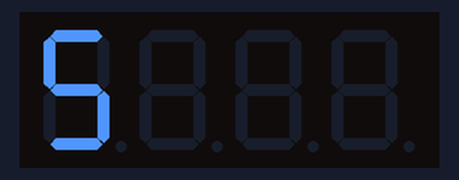
Recording of a program running on a simulated Raspberry Pi (BCM pin numbers). On the bench: 4-digit seven-segment display. The segment pins are drawn as the display they are named for.

Above: at 0.1 s.
At 5.1 s:
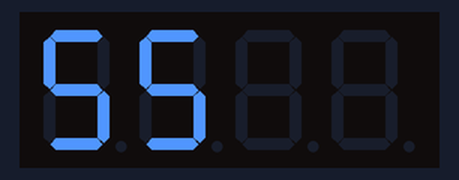
At 10.1 s:
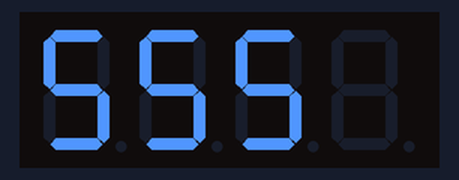
At 15.1 s:
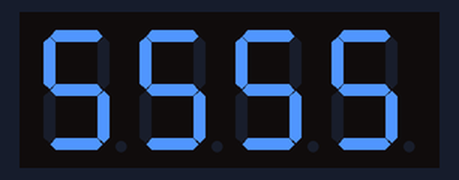

The program:

fnd07.py
```python
# 풀이
import RPi.GPIO as GPIO
import time

# 0~9 까지 1byte hex값
fndDatas = [0x3f, 0x06, 0x5b, 0x4f, 0x66, 0x6d, 0x7d, 0x27, 0x7f, 0x6f]
fndSegs = [20, 16, 13, 19, 26, 21, 6] # a ~ f pin
fndSels = [24, 23, 25, 18] # fnd 선택 pin

# GPIO 설정
GPIO.setmode(GPIO.BCM)
for fndSeg in fndSegs:
	GPIO.setup(fndSeg, GPIO.OUT)
	GPIO.output(fndSeg, 0)

for fndSel in fndSels:
	GPIO.setup(fndSel, GPIO.OUT)
	GPIO.output(fndSel, 1)

def fndOut(data): # 하나의 숫자형태를 만드는 함수
	for i in range(0, 7):
		GPIO.output(fndSegs[i], 0)
		GPIO.output(fndSegs[i], fndDatas[data] & (0x01 << i)) # 화살표 방향(좌측)으로 i만큼 이동
		# i = 1 : 0000 0001 -> 0000 0010

try:
	while True:
		for i in range(0, 4):
			GPIO.output(fndSels[i], 0) # fnd 선택
#			GPIO.output(16, 1)
#			GPIO.output(13, 1)

			for i in range(0, 10):
				fndOut(5)
				time.sleep(0.5)

except KeyboardInterrupt:
	GPIO.cleanup()
```

Measured:
- what the display in image 0 shows lasts 4.9 s, from 0.1 s to 5.0 s
